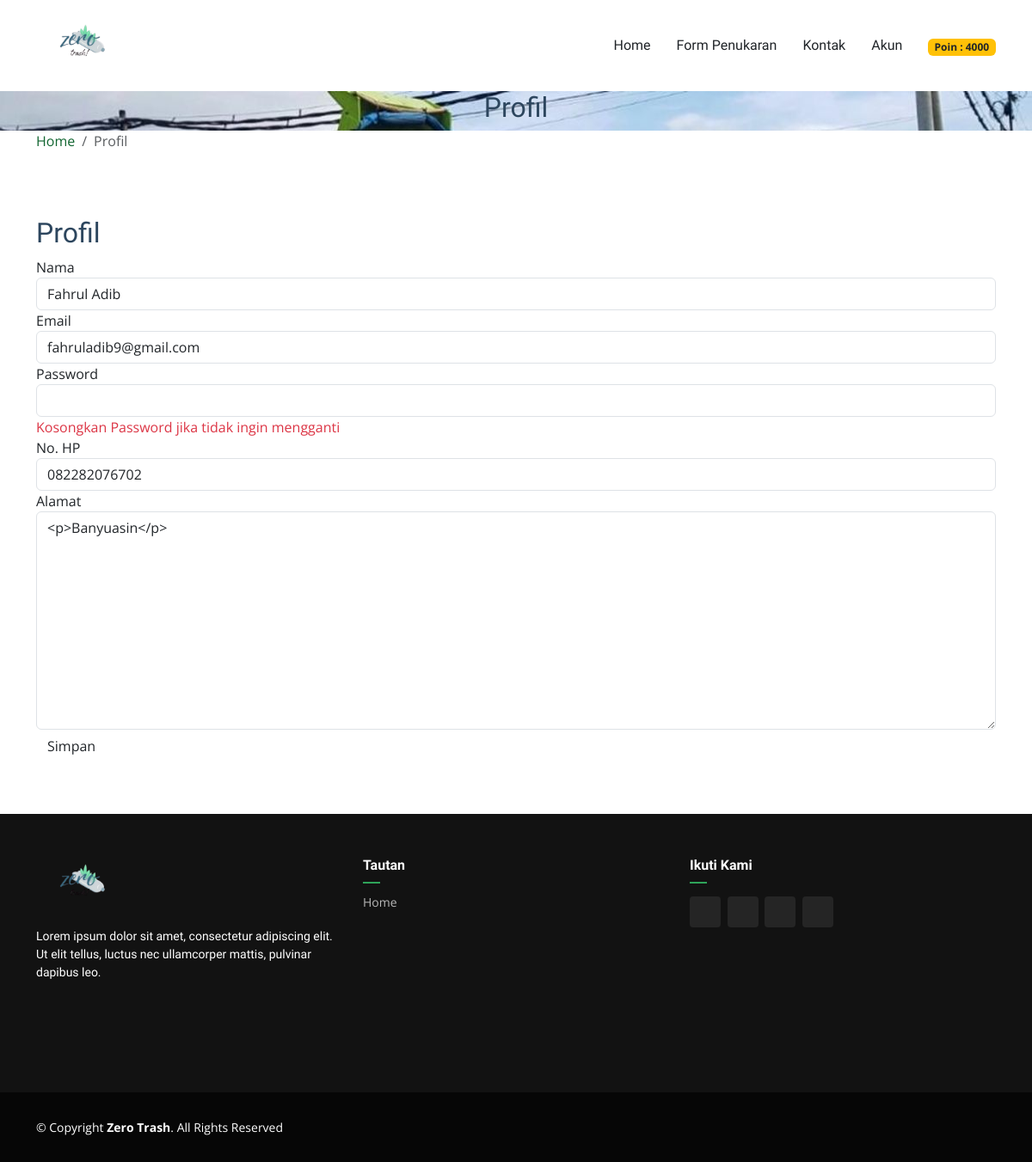
/akun.php (signed in), run on the app's committed database.
### tables this page shows
CREATE TABLE `user` (
  `id` int(11) NOT NULL,
  `nama` varchar(255) NOT NULL,
  `email` varchar(255) NOT NULL,
  `password` text NOT NULL,
  `nohp` varchar(15) NOT NULL,
  `alamat` text NOT NULL,
  `poin` varchar(250) NOT NULL DEFAULT '0'
);

### akun.php (the view, shortened to what this page needs)
<?php
include 'header.php';
include 'koneksi.php';
$id = $_SESSION["user"]['id'];
$ambil = $koneksi->query("SELECT * FROM user WHERE id='$id'");
$row = $ambil->fetch_assoc(); ?>
<div class="breadcrumb-area">
    <div class="top-breadcrumb-area bg-img bg-overlay d-flex align-items-center justify-content-center" style="background-image: url(foto/bgnav.jpeg);">
        <h2>Profil</h2>
    </div>
    <div class="container">
        <div class="row">
            <div class="col-12">
                <nav aria-label="breadcrumb">
                    <ol class="breadcrumb">
                        <li class="breadcrumb-item"><a href="#"><i class="fa fa-home"></i> Home</a></li>
                        <li class="breadcrumb-item active" aria-current="page">Profil</li>
                    </ol>
                </nav>
            </div>
        </div>
    </div>
</div>
<section class="contact-area">
    <div class="container">
        <div class="row align-items-center justify-content-between">
            <div class="col-12 col-lg-12">
                <div class="section-heading">
                    <h2>Profil</h2>
                </div>
                <div class="contact-form-area mb-100">
                    <form method="post" enctype="multipart/form-data">
                        <div class="row">
                            <div class="col-12 col-md-12">
                                <div class="form-group">
                                    <label>Nama</label>
                                    <input type="text" value="<?php echo $row['nama']; ?>" class="form-control" name="nama">
                                </div>
                            </div>
                            <div class="col-12 col-md-12">
                                <div class="form-group">
                                    <label>Email</label>
                                    <input type="email" class="form-control" name="email" value="<?php echo $row['email']; ?>">
                                </div>
                            </div>
                            <div class="col-12">
                                <div class="form-group">
                                    <label>Password</label>
                                    <input type="text" class="form-control" name="password">
                                    <span class="text-danger">Kosongkan Password jika tidak ingin mengganti</span>
                                </div>
                            </div>
                            <div class="col-12">
                                <div class="form-group">
                                    <label>No. HP</label>
                                    <input type="number" class="form-control" name="nohp" value="<?php echo $row['nohp']; ?>">
                                </div>
                            </div>
                            <div class="col-12">
                                <div class="form-group">
                                    <label>Alamat</label>
                                    <textarea class="form-control" name="alamat" required cols="30" rows="10"><?php echo $row['alamat']; ?></textarea>
                                </div>
                            </div>
                            <div class="col-12">
                                <button type="submit" class="btn alazea-btn mt-15" name="ubah">Simpan</button>
                            </div>
                        </div>
                    </form>
                </div>
            </div>
        </div>
    </div>
</section>
<?php
include 'footer.php';
?>

### header.php (shortened to what this page needs)
<?php
include 'koneksi.php';
?>
<!DOCTYPE html>
<html lang="en">
<head>
  <link href="assets_home/assets/vendor/bootstrap/css/bootstrap.min.css" rel="stylesheet">
  <link href="assets_home/assets/vendor/bootstrap-icons/bootstrap-icons.css" rel="stylesheet">
  <link href="assets_home/assets/vendor/aos/aos.css" rel="stylesheet">
  <link href="assets_home/assets/vendor/swiper/swiper-bundle.min.css" rel="stylesheet">
  <link href="assets_home/assets/vendor/glightbox/css/glightbox.min.css" rel="stylesheet">
  <link href="assets_home/assets/css/main.css" rel="stylesheet">
</head>
<body class="index-page">
  <header id="header" class="header d-flex align-items-center position-relative">
    <div class="container-fluid container-xl position-relative d-flex align-items-center justify-content-between">
      <a href="index.php" class=" d-flex align-items-center">
        <img src="assets_home/assets/img/logo.png" width="100" alt="">
      </a>
      <nav id="navmenu" class="navmenu">
        <ul>
          <li><a href="index.php" class="">Home</a></li>
          <?php
          if (isset($_SESSION["user"])) { ?>
            <?php
            $id = $_SESSION["user"]['id'];
            $ambil = $koneksi->query("SELECT *FROM user WHERE id='$id'");
            $row = $ambil->fetch_assoc(); ?>
            <li><a href="penukaran.php">Form Penukaran</a></li>
            <li><a href="kontak.php" class="">Kontak</a></li>
            <li class="dropdown"><a href="#"><span>Akun</span> <i class="bi bi-chevron-down toggle-dropdown"></i></a>
            </li>
            <li>
              <span class="badge bg-warning text-dark">Poin : <?php echo $row['poin']; ?></span>
            </li>
          <?php } else { ?>
            <li><a href="#" data-bs-toggle="modal" data-bs-target="#daftar">Daftar Akun</a></li>
            <li><a href="#" data-bs-toggle="modal" data-bs-target="#login">Login</a></li>
          <?php } ?>
        </ul>
      </nav>
    </div>
  </header>

### assets_home/assets/css/main.css (style rules this page uses)
:root { --default-font: "Open Sans", system-ui, -apple-system, "Segoe UI", Roboto, "Helvetica Neue", Arial, "Noto Sans", "Liberation Sans", sans-serif, "Apple Color Emoji", "Segoe UI Emoji", "Segoe UI Symbol", "Noto Color Emoji"; --heading-font: "Marcellus", sans-serif; --nav-font: "Marcellus", sans-serif; }
:root { --background-color: #ffffff; --default-color: #212529; --heading-color: #2d465e; --accent-color: #116530; --surface-color: #ffffff; --contrast-color: #ffffff; }
:root { --nav-color: #212529; --nav-hover-color: #116530; --nav-mobile-background-color: #ffffff; --nav-dropdown-background-color: #ffffff; --nav-dropdown-color: #212529; --nav-dropdown-hover-color: #116530; }
:root { scroll-behavior: smooth; }
body { color: var(--default-color); background-color: var(--background-color); font-family: var(--default-font); }
a { color: var(--accent-color); text-decoration: none; transition: 0.3s; }
h1, h2, h3, h4, h5, h6 { color: var(--heading-color); font-family: var(--heading-font); }
.header { color: var(--default-color); background-color: var(--background-color); padding: 20px 0; transition: all 0.5s; z-index: 997; }
@media (min-width: 1200px) { .navmenu { padding: 0; } }
@media (min-width: 1200px) { .navmenu ul { margin: 0; padding: 0; display: flex; list-style: none; align-items: center; } }
@media (min-width: 1200px) { .navmenu li { position: relative; } }
@media (min-width: 1200px) { .navmenu a, .navmenu a:focus { color: var(--nav-color); padding: 18px 15px; font-size: 16px; font-family: var(--nav-font); font-weight: 400; display: flex; align-items: center; justify-content: space-between; white-space: nowrap; transition: 0.3s; } }
@media (min-width: 1200px) { .navmenu a i, .navmenu a:focus i { font-size: 12px; line-height: 0; margin-left: 5px; transition: 0.3s; } }
section, .section { color: var(--default-color); background-color: var(--background-color); padding: 60px 0; scroll-margin-top: 100px; overflow: clip; }

### data on the page
user: poin "4000", nama "Fahrul Adib", email "fahruladib9@gmail.com", nohp "082282076702", alamat "<p>Banyuasin</p>"
